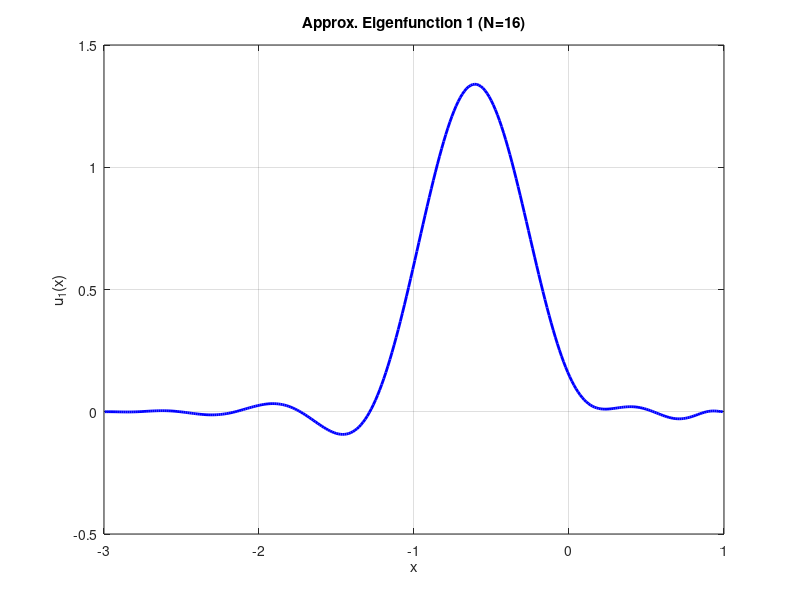

Reproduce this figure in MATLAB.
%% [Numerical version] 基底: (x - aL) * (aR - x) * a * (x - c_i)^2
% clear; clc;  % 必要に応じて

%====================================
% 1) パラメータ設定
%====================================
N = 16;                 % 例: 基底関数の個数
a_val = 1;           % パラメータ a (double)
t_val = 2*tan(pi/18);  % tの値 (double)
% t_val = 0.1;  % tの値 (double)
s_val = 0.5;           % sの値 (double)

%--------------------------------------------
% 端点 a_left, a_right, および分割点 x_split
%--------------------------------------------
a_left_num  = - t_val^(-2/3)*(1 + s_val);
a_right_num =   t_val^(-2/3)*(1 - s_val);
x_split_num = - s_val / (t_val^(2/3));

fprintf('N=%d\n', N);
fprintf('Interval: [%.6f, %.6f], split = %.6f\n', ...
    a_left_num, a_right_num, x_split_num);

%====================================
% 2) 基底関数 phi_i(x), dphi_i(x) の定義
%====================================
% c_i = a_left + (i-1)*((a_right - a_left)/(N-1))
c_i = @(i) a_left_num + (i-1)*((a_right_num - a_left_num)/(N-1));

% Define the basis function phi_i(x) using sine functions
phi_i = @(x, i) sin(i * pi * (x - a_left_num) / (a_right_num - a_left_num));

% Define the derivative of the basis function dphi_i/dx
dphi_i = @(x, i) (i * pi / (a_right_num - a_left_num)) * cos(i * pi * (x - a_left_num) / (a_right_num - a_left_num));


% phi_i = @(x, i)(x - a_left_num).*(a_right_num - x).* a_val .* (x - c_i(i)).^2;
% phi_i = @(x, i) ...
%     (x - a_left_num) .* (a_right_num - x) .* a_val .* (x - c_i(i)).^5;
% phi_i = @(x, i) ...
%     (x - a_left_num) .* (a_right_num - x) .* exp(-a_val .* (x - c_i(i)).^2);
% phi_i = @(x, i) (x >= a_left_num + (i-1)*(a_right_num - a_left_num)/N) & ...
%                 (x < a_left_num + i*(a_right_num - a_left_num)/N);

% taylor_order = 5;
% syms z
% phi_i = @(x, i) ...
%     (x - a_left_num) .* (a_right_num - x) .* ...
%     polyval(fliplr(double(coeffs(taylor(exp(-a_val .* (z - c_i(i)).^2), z, 'Order', taylor_order)))), x - c_i(i));

% % 区分的線形基底関数
% phi_i = @(x, i) max(0, min((x - c_i(i-1))/(c_i(i) - c_i(i-1)), ...
%                            (c_i(i+1) - x)/(c_i(i+1) - c_i(i))));
% 
% % 微分 dphi_i/dx は解析的に実装
% dphi_i = @(x, i) ...
%     (x > c_i(i-1) & x <= c_i(i)) .* (1/(c_i(i) - c_i(i-1))) + ...
%     (x > c_i(i) & x <= c_i(i+1)) .* (-1/(c_i(i+1) - c_i(i)));

% Define the basis function phi_i(x) as a polynomial
phi_i = @(x, i) (x - a_left_num) .* (a_right_num - x) .* a_val .* x.^(i-1);

% Define the derivative of the basis function dphi_i/dx
dphi_i = @(x, i) a_val * ( ...
    (a_right_num - x) .* (i-1) .* x.^(i-2) - (x - a_left_num) .* (i-1) .* x.^(i-2) ...
);

% 微分 dphi_i/dx は数値微分(中央差分)で定義 (実用上は解析的微分のほうが望ましい)
% h = 1e-12;
% dphi_i = @(x, i) (phi_i(x+h, i) - phi_i(x-h, i))./(2*h);

%====================================
% 3) V_minus, V_plus の定義
%====================================
% 定義に登場する h_p(x), h_m(x) など
% Define V_minus, V_plus
Y_fun = @(x) t_val^(2/3).*x + s_val;

h_p  = @(x) ( -t_val / (1 - s_val) ) .* ( Y_fun(x) - 1 );
dh_p = @(x) ( -t_val / (1 - s_val) );

h_m  = @(x) ( t_val / (1 + s_val) ) .* ( Y_fun(x) + 1 );
dh_m = @(x) ( t_val / (1 + s_val) );

V_plus = @(x) t_val^(4/3) .* ( ...
    ( pi^2 ./ (h_p(x).^2) ) ...
  + ( (3 + 4*pi^2) .* (dh_p(x).^2 ) ) ./ ( 12 .* (h_p(x).^2) ) ...
  - ( pi^2 / t_val^2 ) ...
);

V_minus = @(x) t_val^(4/3) .* ( ...
    ( pi^2 ./ (h_m(x).^2) ) ...
  + ( (3 + 4*pi^2) .* (dh_m(x).^2 ) ) ./ ( 12 .* (h_m(x).^2) ) ...
  - ( pi^2 / t_val^2 ) ...
);

%====================================
% 4) 行列 K, M の組み立て (すべて数値積分)
%====================================
K_mat = zeros(N,N);
M_mat = zeros(N,N);

% 端点
ep = 0.01;
xL = a_left_num+ep;
xR = a_right_num-ep;
xC = x_split_num;

% 数値積分を行う補助関数
numIntSplit = @(f) integral(f, xL, xC) + integral(f, xC, xR);

for iInd = 1:N
    for jInd = iInd:N  % 対称なので jInd=iIndから

        % K_ij:
        %   (dphi_i * dphi_j) + V_- * (phi_i * phi_j) on [xL,xC]
        %   (dphi_i * dphi_j) + V_+ * (phi_i * phi_j) on [xC,xR]
        integrandK_left  = @(x) dphi_i(x,iInd).*dphi_i(x,jInd) ...
                                + V_minus(x).*phi_i(x,iInd).*phi_i(x,jInd);
        integrandK_right = @(x) dphi_i(x,iInd).*dphi_i(x,jInd) ...
                                + V_plus(x).*phi_i(x,iInd).*phi_i(x,jInd);

        K_val = integral(integrandK_left, xL, xC) ...
              + integral(integrandK_right, xC, xR);

        % M_ij:
        %   phi_i * phi_j を区間わけなしで2回足すだけ(中身同じなので V_±関係なし)
        integrandM = @(x) phi_i(x,iInd).*phi_i(x,jInd);
        M_val = integral(integrandM, xL, xC) ...
              + integral(integrandM, xC, xR);

        K_mat(iInd,jInd) = K_val;
        K_mat(jInd,iInd) = K_val;  % 対称行列

        M_mat(iInd,jInd) = M_val;
        M_mat(jInd,iInd) = M_val;
    end
end

%====================================
% 5) 固有値問題を解く
%====================================
fprintf('Solving generalized eigenvalue problem K * v = lambda * M * v ...\n');
[V_approx, D_approx] = eig(K_mat, M_mat);
lambda_approx = diag(D_approx);

[lambda_sorted, idx] = sort(lambda_approx);
V_sorted = V_approx(:, idx);

% 下位2つ(あるいは小さい方から2つ)を表示
disp('Approx eigenvalues:');
disp(lambda_sorted(1:2));

%====================================
% 6) 固有関数(近似)を作図
%====================================
k_plot = 1;  % 2番目の固有値に対応する固有ベクトルを例に

x_plot = linspace(xL, xR, 300);
u_plot = zeros(size(x_plot));

for iInd = 1:N
    coeff = V_sorted(iInd, k_plot);
    u_plot = u_plot + coeff * phi_i(x_plot, iInd);
end

% L2ノルムで正規化（任意）
norm_u = sqrt(trapz(x_plot, u_plot.^2));
if norm_u > 1e-14
    u_plot = u_plot / norm_u;
end

figure;
plot(x_plot, u_plot, 'b-', 'LineWidth',2);
xlabel('x'); 
ylabel(sprintf('u_{%d}(x)', k_plot));
title(sprintf('Approx. Eigenfunction %d (N=%d)', k_plot, N));
grid on;
